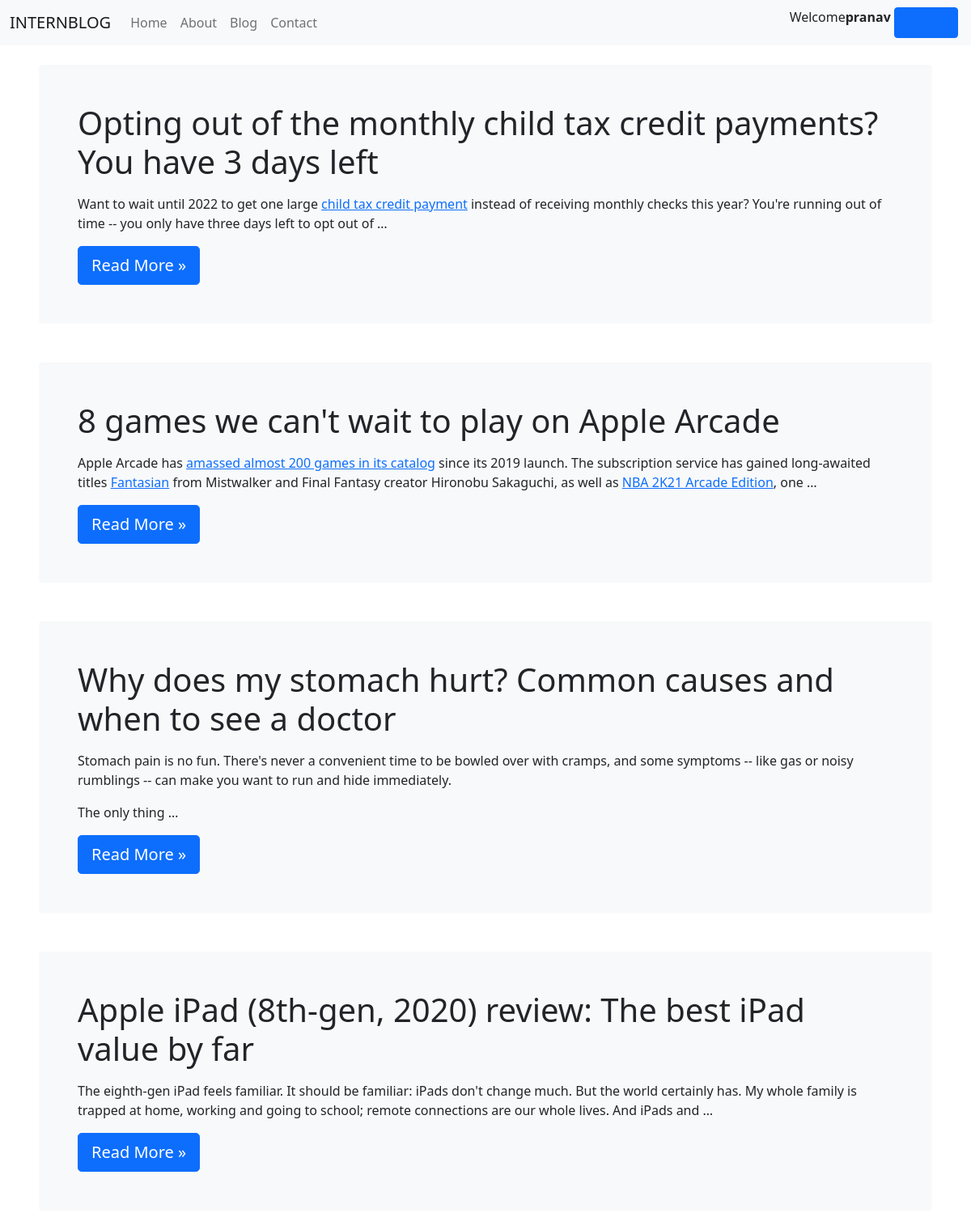
The page /blogposts/ (signed in) on the database its author committed.
### Blog/models.py (models this page shows, shortened)
class Posts(models.Model):
    title = models.CharField(max_length=200)
    image = models.ImageField(upload_to='uploads',blank=True)
    content = HTMLField()

### Blog/views.py (the view)
# urls.py: path('',views.index,name='blog'),
def index(request):
    post = Posts.objects.all()
    return render(request,'Blog/index.html',{"post":post})

### Blog/templates/Blog/index.html (shortened to what this page needs)
{% extends 'Home/base.html' %}
{% block header %}
{% if post %}
{% for post in post %}
<div class="bg-light p-5 mt-4 mx-5 rounded">
    <h1>{{post.title}}</h1>
    <p class="lead">{{post.content|safe | truncatewords:40}}</p>
    <a class="btn btn-lg btn-primary" href="/detail/{{post.id}}" role="button">Read More »</a>
</div>
<br>
{% endfor %}
{% endif %}
{% endblock header %}

### Home/templates/Home/base.html (shortened to what this page needs)
<!doctype html>
<html lang="en">
<head>
  <link href="https://cdn.jsdelivr.net/npm/bootstrap@5.0.2/dist/css/bootstrap.min.css" rel="stylesheet"
>
</head>
<body>
  <nav class="navbar navbar-expand-lg navbar-light bg-light">
    <div class="container-fluid">
      <a class="navbar-brand" href="{% url 'home' %}">INTERNBLOG</a>
      <div class="collapse navbar-collapse" id="navbarSupportedContent">
        <ul class="navbar-nav me-auto mb-2 mb-lg-0">
          <li class="nav-item">
            <a class="nav-link {% block homeactive %} {% endblock homeactive %} " aria-current="page"
              href="{% url 'home' %}">Home</a>
          </li>
          <li class="nav-item {% block aboutactive %} {% endblock aboutactive %}">
            <a class="nav-link" href="{% url 'about' %}">About</a>
          </li>
          <li class="nav-item {% block blogactive %} {% endblock blogactive %}">
            <a class="nav-link" href="{% url 'blog' %}">Blog</a>
          </li>
          <li class="nav-item {% block contactactive %} {% endblock contactactive %}">
            <a class="nav-link" href="{% url 'contact' %}">Contact</a>
          </li>
        </ul>
        <form class="d-flex">
          {% if user.is_authenticated %}
          Welcome <b>{{request.user}}</b>
            <button type="submit" class="btn btn-primary mx-1" data-bs-toggle="modal" data-bs-target="#loginmodal">
              <a href="logout/"> Logout </a>
          </button>
          {% endif %}
        </form>
      </div>
    </div>
  </nav>
  {% block header %}
  {% endblock header %}
</body>
</html>

### rows shown on the page
Posts: title "Opting out of the monthly child tax credit payments? You have 3 days left", content "Want to wait until 2022 to get one large child tax credit payment instead of receiving monthly checks this year? You're running out of time -- you only have three days left to opt out of …"
Posts: title "8 games we can't wait to play on Apple Arcade", content "Apple Arcade has amassed almost 200 games in its catalog since its 2019 launch. The subscription service has gained long-awaited titles Fantasian from Mistwalker and Final Fantasy creator Hironobu Sakaguchi, as well as NBA 2K21 Arcade Edition , one …"
Posts: title "Why does my stomach hurt? Common causes and when to see a doctor", content "Stomach pain is no fun. There's never a convenient time to be bowled over with cramps, and some symptoms -- like gas or noisy rumblings -- can make you want to run and hide immediately. The only thing …"
Posts: title "Apple iPad (8th-gen, 2020) review: The best iPad value by far", content "The eighth-gen iPad feels familiar. It should be familiar: iPads don't change much. But the world certainly has. My whole family is trapped at home, working and going to school; remote connections are our whole lives. And iPads and …"

### other values the page prints
{{ request.user }} "pranav"
